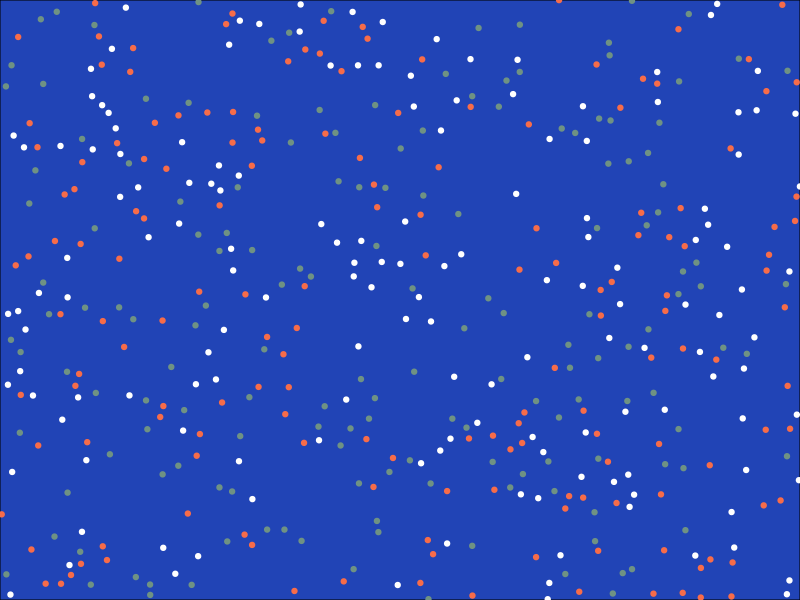

The R script that drew this image:
# https://www.tylerxhobbs.com/works/untitled-cityscape
library(tidyverse)
pallete <- c(
  "white",
  "#F76C49",
  "#6F9283"
)

gradient <- c(
  "#E8EDEB",
  "#DCE5E1", "#D0DCD7", "#C5D3CD",
  "#B9CAC3", "#AEC2B9", "#A2B9AF",
  "#96B0A5", "#8BA79B", "#7F9F91", 
  "#6F9283", "#698C7D", "#608072",
  "#587468", "#4F695E", "#465D53", 
  "#3D5149", "#35463E", "#2C3A34",
  "#232F2A", "#1A231F", "#121715", 
  "#090C0A"
)


canvas_width <- 250
canvas_height <- 180
n_stars <- 800
canvas_limits <- coord_cartesian(
  xlim = c(0, canvas_width),
  ylim = c(0, canvas_height),
  expand = FALSE
)



distance <- function(x1, y1, x2, y2) {
  s1 <- (x2 - x1) ^ 2
  s2 <- (y2 - y1) ^ 2
  return(sqrt(s1 + s2))
}

compare <- function(x, y, xs, ys, treshold = 3) {
  ds <- distance(x, y, xs, ys)
  return(any( ds <= treshold & ds > 0.0000001 ))
}

overlap <- function(x, y) {
  map2_lgl(x, y, compare, xs = x, ys = y)
}




set.seed(10)
stars <- tibble(
  star_id = seq_len(n_stars),
  x = runif(n_stars, min = 0, max = canvas_width),
  y = runif(n_stars, min = 0, max = canvas_height),
)

stars <- stars %>% 
  mutate(
    pcolor = sample(pallete, n_stars, replace = TRUE),
    overlap = overlap(x, y)
  ) %>% 
  filter(overlap == FALSE)

stars %>% 
  ggplot() +
  geom_point(
    aes(x, y, color = pcolor)
  ) +
  scale_color_identity() +
  canvas_limits +
  theme_void() +
  theme(
    plot.background = element_rect(fill = "#2144B6")
  )





factor <- 0.25
star_poly_x <- c(0, 0.25, 1, 0.35, 0.65, 0, -0.65, -0.35, -1, -0.25, 0) * factor
star_poly_y <- c(1, 0, 0, -0.65, -1.8, -1, -1.8, -0.65, 0, 0, 1) * factor

stars <- stars %>% 
  mutate(
    x_poly = map(star_id, \(x) star_poly_x),
    y_poly = map(star_id, \(y) star_poly_y),
  ) %>% 
  unnest_longer(col = c(x_poly, y_poly)) %>% 
  mutate(
    x_poly = x + x_poly,
    y_poly = y + y_poly,
  )



plot <- stars %>% 
  ggplot() +
  geom_polygon(
    aes(x = x_poly, y = y_poly, group = star_id, fill = pcolor, color = pcolor)
  ) +
  scale_color_identity() +
  scale_fill_identity() +
  canvas_limits +
  theme_void()


proj <- "/home/pedro-dev/Documents/Projetos/Livros/zig-book/"
ragg::agg_png(
  paste0(proj, "Cover/stars_art.png"),
  width = 2200,
  height = 1400,
  res = 700,
  background = NULL
)
print(plot)
dev.off()
